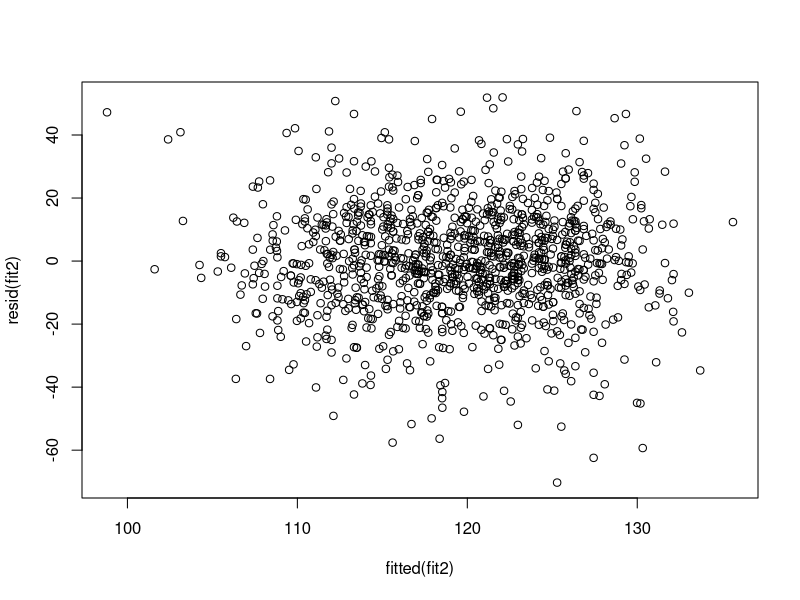
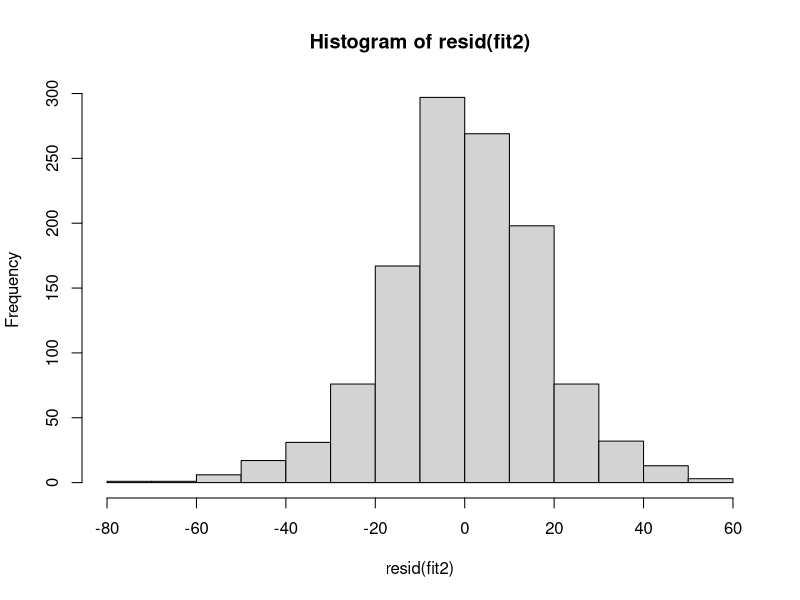

Recreate these plots in R, in order.
#### Ying Qiao
#### SID: 21412301
#### STAT 215B, Assignment 1, 2/8/2013

rm(list=ls())

# load and pre-process data
babies <- read.table("babies.data", header=T)
head(babies)
# replace NA
babies$gestation[babies$gestation == 999] <- as.numeric("NA")
babies$age[babies$age == 99] <- as.numeric("NA")
babies$height[babies$height == 99] <- as.numeric("NA")
babies$weight[babies$weight == 999] <- as.numeric("NA")
babies$smoke[babies$smoke == 9] <- as.numeric("NA")
# categorical var
babies$parity <- factor(babies$parity)
levels(babies$parity) <- c("not.FB","is.FB") # first-born
babies$smoke <- factor(babies$smoke)
levels(babies$smoke) <- c("No","Yes") # smokes
# check initial statistics
head(babies)
#hist(babies$gestation)

## c1.2
babies$premature <- factor(babies$gestation < 37*7)
levels(babies$premature) <- c("not.PM","is.PM") # premature factor

## c2.2
babies$f.height <- factor(babies$height > median(babies$height, na.rm=T))
levels(babies$f.height) <- c("short","tall") # height factor

## c2.3
babies$f.weight <- factor(babies$weight > median(babies$weight, na.rm=T))
levels(babies$f.weight) <- c("light","heavy") # height factor
## check
head(babies)



#### Claim 1: gestation ~ smoke
## 1. graphical comparison: smoke vs. non-smoke
attach(babies)
typ="h";lwd=6;col="blue"
xlab="Days of pregnancy"; title="Gestation Distribution"
#par(mfrow=c(2,1),cex.main= 1)
#hist(gestation[smoke == "No"], type=typ,col=col,lwd=lwd, main=title,xlab=xlab,ylab="Non-smoking mother")
#hist(gestation[smoke == "Yes"], type=typ,col=col,lwd=lwd, main=title,xlab=xlab,ylab="Smoking mother")


## 2. tabular comparison
tb.PS <- table(premature, smoke)
tb.PS


## 3. visualization of 2.


## 4. hypothesis test:
## H0: smoking and non-smoking mothers have the same rate of premature delivery
chisq.test(tb.PS)
fisher.test(tb.PS)


## 5. hypothesis test:
## H0: smoking and non-smoking mothers have the same overall average gestation time
## HA: smoking mothers have shorter overall average gestation time
t.test(gestation ~ smoke, alternative = "less")
wilcox.test(gestation ~ smoke, alternative = "less")


## 6. other support for claim 1





#### Claim 2: bwt ~ smoke (stronger covariate)
## 1. bwt difference ~ smoke/first-born
##??
t.test(bwt ~ smoke)
t.test(bwt ~ parity)


## 2. bwt difference ~ smoke/height
t.test(bwt ~ smoke)
t.test(bwt ~ f.height)



## 3. bwt difference ~ smoke/weight
t.test(bwt ~ smoke)
t.test(bwt ~ f.weight)



## 4. visual comparison


## 5. LS (without smoking)
fit1 = lm(bwt ~ height + weight + parity, na.action= na.exclude)
summary(fit1)



## 6. LS (with smoking)
fit2 = lm(bwt ~ height + weight + parity + smoke, na.action= na.exclude)
summary(fit2)


# Residual-plot, important tool in checking assumptions of model.
plot(fitted(fit2), resid(fit2))
# Normality-assumption of residuals reasonable?
hist(resid(fit2))
shapiro.test(fit2$resid)

anova(fit1)
anova(fit2)

## 7. multivariate vs. univariate


## 8. other statistics



## 9. ggplot2


detach(babies)









